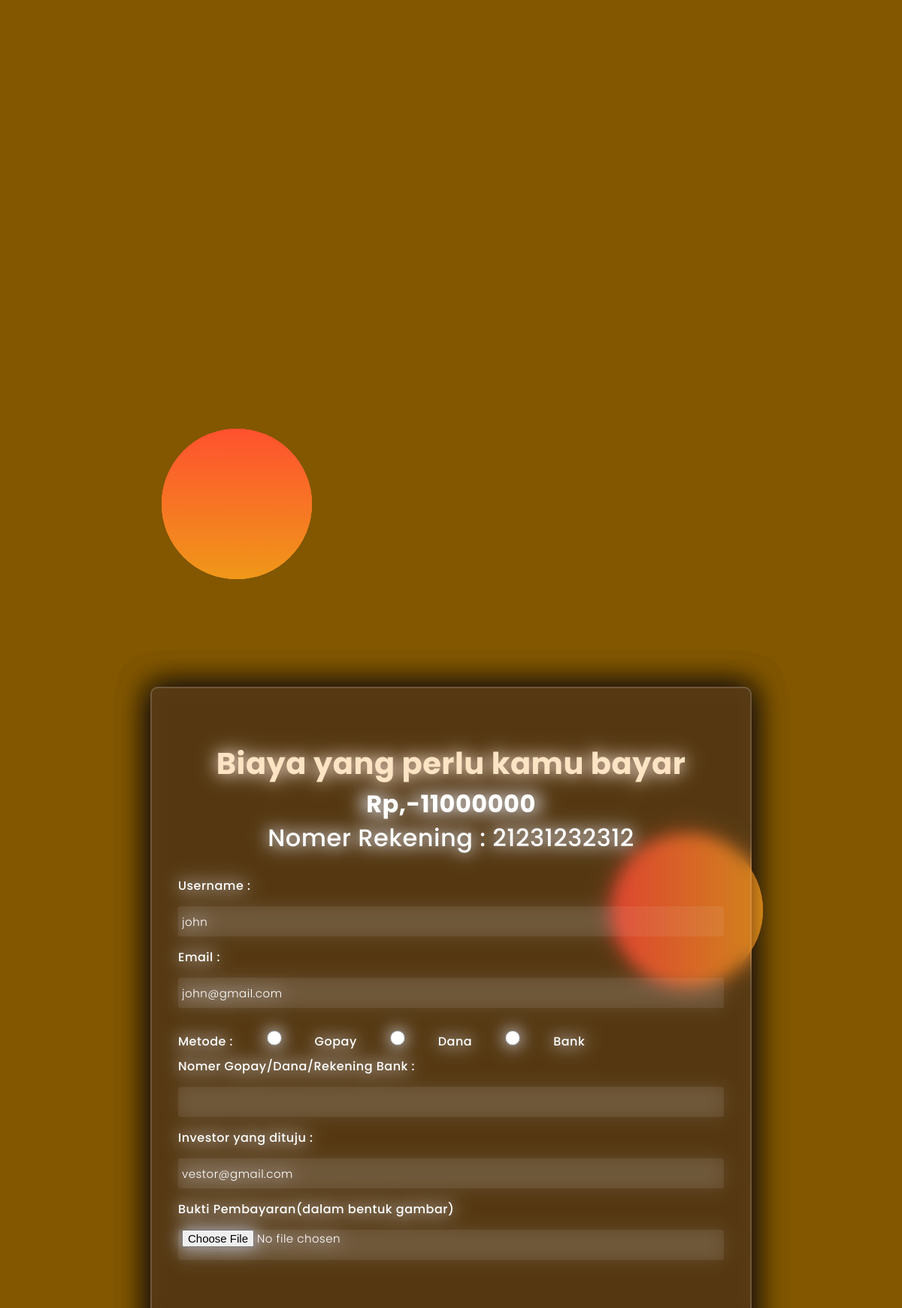
The page /prototype/pengembalian.php?id=1&jumlah=30000000 (signed in) on the database its author committed.
### tables this page shows
CREATE TABLE `invest` (
  `id` int(11) NOT NULL,
  `id_investor` varchar(100) NOT NULL,
  `id_pengrajin` varchar(100) NOT NULL,
  `jumlah_dana` int(100) NOT NULL,
  `status_investor` varchar(100) NOT NULL DEFAULT 'Permintaan sudah dikirim, Menunggu respon',
  `status_pengrajin` varchar(100) NOT NULL DEFAULT 'Menunggu respon',
  `status` varchar(100) NOT NULL DEFAULT '1',
  `tanggal` date NOT NULL DEFAULT current_timestamp(),
  `mou` varchar(100) NOT NULL DEFAULT 'none'
);

CREATE TABLE `users` (
  `id` int(11) NOT NULL,
  `fname` varchar(255) NOT NULL,
  `email` varchar(255) NOT NULL,
  `username` varchar(255) NOT NULL,
  `password` varchar(255) NOT NULL,
  `no_telepon` varchar(255) NOT NULL,
  `pp` varchar(255) NOT NULL DEFAULT 'default-pp.png',
  `role` varchar(100) NOT NULL,
  `npwp` varchar(100) NOT NULL DEFAULT 'false',
  `nik` varchar(100) NOT NULL DEFAULT 'false',
  `no_rekening` varchar(100) NOT NULL DEFAULT 'false',
  `deskripsi` text NOT NULL DEFAULT 'Ini merupakan desktipsi pengrajin mengenai kerajinan',
  `last_login` date NOT NULL DEFAULT current_timestamp()
);

### prototype/function.php (called while the page is built, shortened)
<?php
class Connection{
  public $host = "localhost";
  public $user = "root";
  public $password = "";
  public $db_name = "prototype";
  public function __construct(){
    $this->conn = mysqli_connect($this->host, $this->user, $this->password, $this->db_name);
  }
}
class Select extends Connection{
  public function selectUserById($id){
    $result = mysqli_query($this->conn, "SELECT * FROM users WHERE id = $id");
    return mysqli_fetch_assoc($result);
  }
}
class Invest extends Connection{
  public function getFromThisRowAsPengrajin($id_pengrajin)
  {
    $data = mysqli_query($this->conn, "SELECT id,id_investor,id_pengrajin,jumlah_dana,status,status_investor,status_pengrajin, tanggal, tanggal + INTERVAL '3' year as tanggal_pengembalian FROM invest where id_pengrajin='$id_pengrajin'");
		$rows = mysqli_fetch_all($data, MYSQLI_ASSOC);
		return $rows;
  }
}

### prototype/pengembalian.php (the view, shortened to what this page needs)
<?php
include 'function.php';
$invest = new Invest();
$select = new Select();
$detail = $invest->getFromThisRowAsPengrajin($_REQUEST['id']);
if(!empty($_SESSION["id"])){
  $user = $select->selectUserById($_SESSION["id"]);
}
else{
  header("Location: login.php");
}
?>
<!DOCTYPE html>
<html lang="en" dir="ltr">
  <head>
    <link rel="stylesheet" href="https://cdnjs.cloudflare.com/ajax/libs/font-awesome/5.15.4/css/all.min.css">
    <link rel="stylesheet" href="css/regist.css" media="screen">
  </head>
  <body>
  <?php
    foreach ($detail as $akun) {
      $investor = $select->selectUserById($akun['id_investor'])
  ?>
    <div class="background">
        <div class="shape"></div>
        <div class="shape"></div>
        <div class="shape"></div>
    </div>
    <form style="margin-bottom:20px;" action="proses.php?id_invest=<?php echo $akun['id'] ?>&id_pengrajin=<?php echo $akun['id_pengrajin'] ?>&id_investor=<?php echo $akun['id_investor'] ?>&jumlah=<?php echo $akun['jumlah_dana']?>&aksi=kembalikan" enctype="multipart/form-data" method="post" autocomplete="off">
    <h2>Biaya yang perlu kamu bayar</h2>
    <h1 style="text-align:center">Rp,-<?php echo $akun['jumlah_dana']*110/100 ?></h1>
    <h3 style="padding-bottom:30px;">Nomer Rekening : 21231232312</h3>
      <label for="">Username : </label>
      <input type="text" class="form-control" name="username" readonly value="<?php echo $user['username'] ?>"> <br>
      <label for="">Email : </label>
      <input type="email" class="form-control" name="gmail" readonly value="<?php echo $user['email'] ?>"> <br>
      <label>Metode : </label>
        <input style="width:100px; height: 20px;"type="radio" id="Gopay"name="metode" class="form-check-input" value="gopay" required>
        <label style="width:100px"for="Gopay" class="form-input-label">Gopay</label>
        <input style="width:100px; height: 20px;"type="radio" id="Dana" name="metode" class="form-check-input" value="dana">
        <label style="width:100px"for="Dana" class="form-input-label">Dana</label>
        <input style="width:100px; height: 20px;"type="radio" id="Bank" name="metode" class="form-check-input" value="bank">
        <label style="width:100px"for="Bank" class="form-input-label">Bank</label>
      <label for="">Nomer Gopay/Dana/Rekening Bank : </label>
      <input type="text" class="form-control" name="nomer" required value=""> <br>
      <label for="">Investor yang dituju : </label>
      <input type="text" class="form-control" name="email_investor" readonly value="<?php echo $investor['email'] ?>"> <br>
	  <label for="">Bukti Pembayaran(dalam bentuk gambar)</label>
	  <input type="file" class="form-control" name="bukti">
    </form>
    <br>
    <?php } ?>
  </body>
</html>

### prototype/css/regist.css (style rules this page uses)
*, *:before, *:after { padding: 0; margin: 0; box-sizing: border-box; }
body { background-color: rgba(130, 87, 0); }
.background { width: 430px; height: 520px; position: absolute; transform: translate(-50%,-50%); left: 50%; top: 50%; }
.background .shape { height: 200px; width: 200px; position: absolute; border-radius: 50%; }
.shape:first-child { background: linear-gradient( #ff512f, #f09819 ); left: -170px; top: -40px; }
.shape:last-child { background: linear-gradient( to right, #ff512f, #f09819 ); right: -200px; bottom: -180px; }
form { height: 900; width: 800px; background-color: rgba(3,1,59,0.13); position: absolute; transform: translate(-50%,-50%); top: 80%; left: 50%; border-radius: 10px; backdrop-filter: blur(10px); border: 2px solid rgba(255,255,255,0.1); box-shadow: 0 0 40px rgba(8,7,16,0.6); padding: 50px 35px; }
form * { font-family: 'Poppins',sans-serif; color: #ffffff; letter-spacing: 0.5px; outline: none; border: none; }
form h3 { font-size: 32px; font-weight: 500; line-height: 42px; text-align: center; }
label { margin-top: 20px; font-size: 16px; font-weight: 500; }
input { height: 40px; width: 100%; background-color: rgba(255,255,255,0.07); border-radius: 3px; padding: 0 5px; margin-top: 15px; margin-bottom: 15px; font-size: 15px; font-weight: 300; }
::placeholder { color: #e5e5e5; }
h2 { color: bisque; font-family: 'Poppins',sans-serif; margin-top: 20px; font-size: 40px; text-align: center; }

### rows shown on the page
invest: $akun['jumlah_dana']*110/100 "33000000", email_investor "vestor@gmail.com"
users: username "john", gmail "john@gmail.com"
invest: $akun['jumlah_dana']*110/100 "22000000", email_investor "vestor@gmail.com"
invest: $akun['jumlah_dana']*110/100 "11000000", email_investor "vestor@gmail.com"
